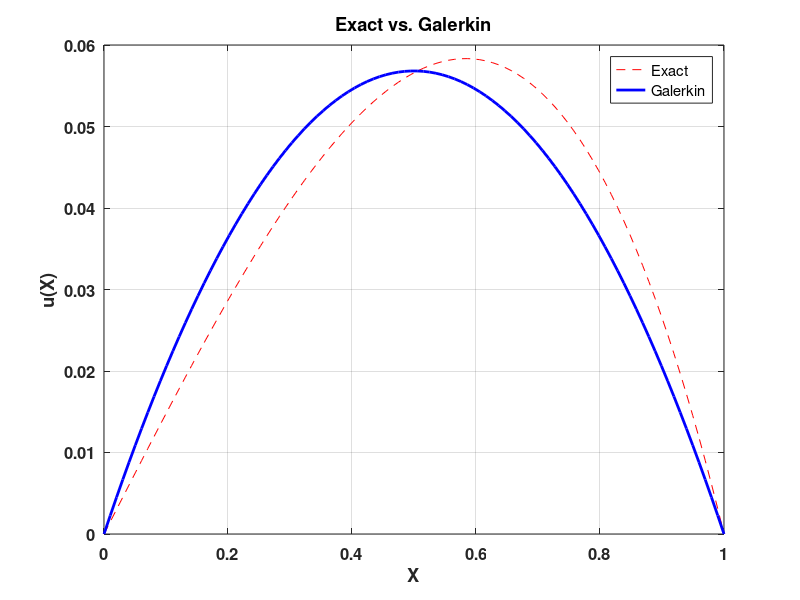

Source code (MATLAB):
%% Lecture 33 MATLAB
clear
clc
close 'all'

%%
u_exact = @(x) x - sinh(x)/sinh(1);

%% Find a
Resid = @(x,a) -2*a - a.*x + a.*(x.^2) + x;
Weight = @(x) x - x.^2;
F = @(a) integral(@(x) Weight(x).*Resid(x,a),0,1);
a = fzero(F,1);
fprintf('a = %12.11f \n',a);
%%
u_galerkin = @(x) a*x.*(1-x);

a = 0; b = 1;
Nx = 100;
X = linspace(a,b,Nx);

figure(1)
plot(X,u_exact(X),'--r',...
    X,u_galerkin(X),'-b','linewidth',2)
title('Exact vs. Galerkin','fontsize',16,'fontweight','bold');
xlabel('X','fontsize',14,'fontweight','bold');
ylabel('u(X)','fontsize',14,'fontweight','bold');
grid on
set(gca,'fontsize',12,'fontweight','bold')
legend('Exact','Galerkin')